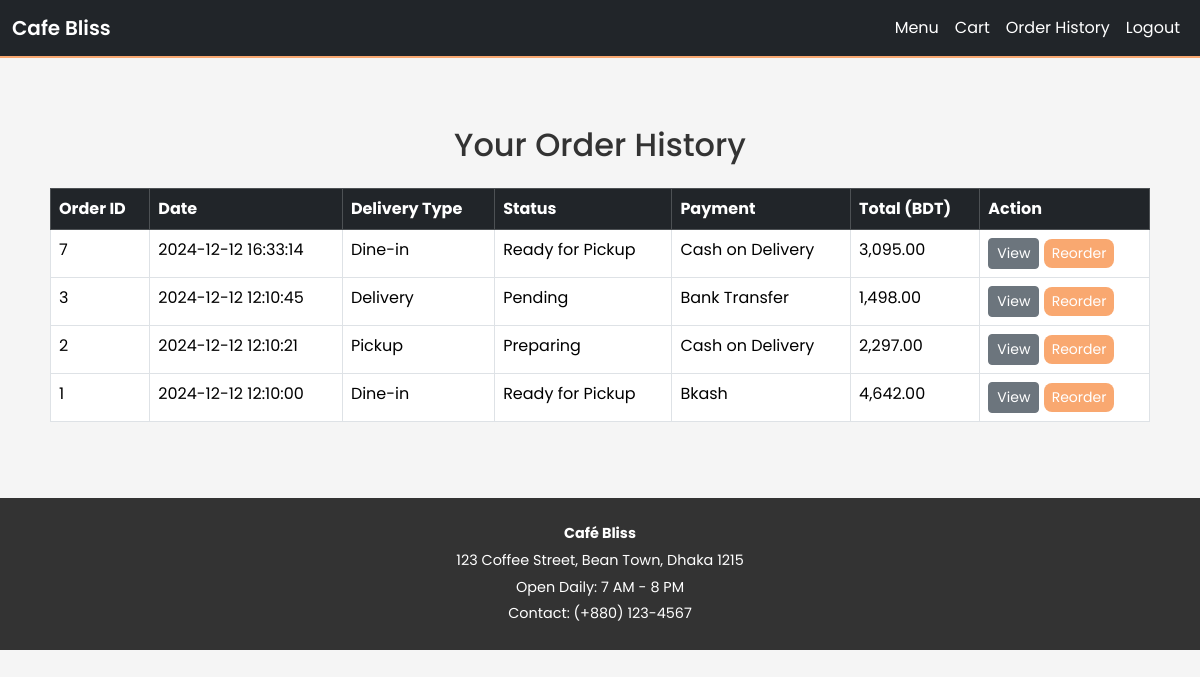
/order_history.php (signed in), run on the app's committed database.
### tables this page shows
CREATE TABLE `orders` (
  `order_id` int(11) NOT NULL,
  `user_id` int(11) UNSIGNED NOT NULL,
  `order_date` timestamp NOT NULL DEFAULT current_timestamp(),
  `delivery_type` enum('Dine-in','Pickup','Delivery') NOT NULL,
  `order_status` varchar(50) NOT NULL DEFAULT '''Pending''',
  `payment_method` enum('Cash on Delivery','Bank Transfer','Bkash') NOT NULL,
  `total_amount` decimal(10,2) NOT NULL,
  `delivery_address` varchar(255) DEFAULT NULL,
  `delivery_person` varchar(100) DEFAULT NULL,
  `modified_by` int(11) DEFAULT NULL
);

### html/order_history.php (the view, shortened to what this page needs)
<?php
require '../php/db_connect.php';
$user_id = $_SESSION['user_id'];
$stmt = $conn->prepare("SELECT order_id, order_date, delivery_type, order_status, payment_method, total_amount FROM orders WHERE user_id = ? ORDER BY order_date DESC");
$stmt->bind_param("i", $user_id);
$stmt->execute();
$result = $stmt->get_result();
$orders = [];
while ($row = $result->fetch_assoc()) {
    $orders[] = $row;
}
?>
<!DOCTYPE html>
<html lang="en">
<head>
    <link rel="stylesheet" href="../bootstrap-5.3.3-dist/css/bootstrap.min.css">
    <link rel="stylesheet" href="../css/global.css">
</head>
<body>
    <?php include 'navbar.php'; ?>
    <div class="container mt-5">
        <h2 class="text-center mb-4">Your Order History</h2>
        <?php if (empty($orders)): ?>
            <div class="alert alert-info text-center">You have not placed any orders yet.</div>
        <?php else: ?>
            <table class="table table-bordered">
                <thead class="table-dark">
                    <tr>
                        <th>Order ID</th>
                        <th>Date</th>
                        <th>Delivery Type</th>
                        <th>Status</th>
                        <th>Payment</th>
                        <th>Total (BDT)</th>
                        <th>Action</th>
                    </tr>
                </thead>
                <tbody>
                    <?php foreach ($orders as $o): ?>
                        <tr>
                            <td><?php echo $o['order_id']; ?></td>
                            <td><?php echo htmlspecialchars($o['order_date']); ?></td>
                            <td><?php echo htmlspecialchars($o['delivery_type']); ?></td>
                            <td><?php echo htmlspecialchars($o['order_status']); ?></td>
                            <td><?php echo htmlspecialchars($o['payment_method']); ?></td>
                            <td><?php echo number_format($o['total_amount'], 2); ?></td>
                            <td>
                                <a href="order_confirm.php?order_id=<?php echo $o['order_id']; ?>" class="btn btn-secondary btn-sm">View</a>
                                <a href="../php/reorder.php?order_id=<?php echo $o['order_id']; ?>" class="btn btn-primary btn-sm">Reorder</a>
                            </td>
                        </tr>
                    <?php endforeach; ?>
                </tbody>
            </table>
        <?php endif; ?>
    </div>
    <div class="footer">
    <p><strong>Café Bliss</strong></p>
    <p>123 Coffee Street, Bean Town, Dhaka 1215</p>
    <p>Open Daily: 7 AM - 8 PM</p>
    <p>Contact: (+880) 123-4567</p>
</div>
</body>
</html>

### css/global.css (style rules this page uses)
:root { --primary-color: #F9A870; --primary-hover: #f38b5d; --bg-color: #F5F5F5; --text-color: #333; --border-radius: 8px; --transition-speed: 0.3s; --box-shadow: 0 2px 8px rgba(0,0,0,0.1); }
body { font-family: 'Poppins', sans-serif; background-color: var(--bg-color); color: var(--text-color); margin: 0; padding: 0; }
.container { padding: 20px; }
h1, h2, h3, h4, h5 { color: var(--text-color); font-weight: 500; }
.btn-primary { background-color: var(--primary-color); border: none; border-radius: var(--border-radius); color: #fff; transition: background-color var(--transition-speed), transform var(--transition-speed); }
.footer { background-color: var(--text-color); color: #fff; padding: 20px; text-align: center; font-size: 0.9em; margin-top: 40px; }
.footer p { margin: 5px 0; }
.fade-in { opacity: 0; animation: fadeInAnim var(--transition-speed) forwards; }

### data on the page
orders: order_id "7", order_date "2024-12-12 16:33:14", delivery_type "Dine-in", order_status "Ready for Pickup", payment_method "Cash on Delivery", total_amount "3,095.00"
orders: order_id "3", order_date "2024-12-12 12:10:45", delivery_type "Delivery", order_status "Pending", payment_method "Bank Transfer", total_amount "1,498.00"
orders: order_id "2", order_date "2024-12-12 12:10:21", delivery_type "Pickup", order_status "Preparing", payment_method "Cash on Delivery", total_amount "2,297.00"
orders: order_id "1", order_date "2024-12-12 12:10:00", delivery_type "Dine-in", order_status "Ready for Pickup", payment_method "Bkash", total_amount "4,642.00"
